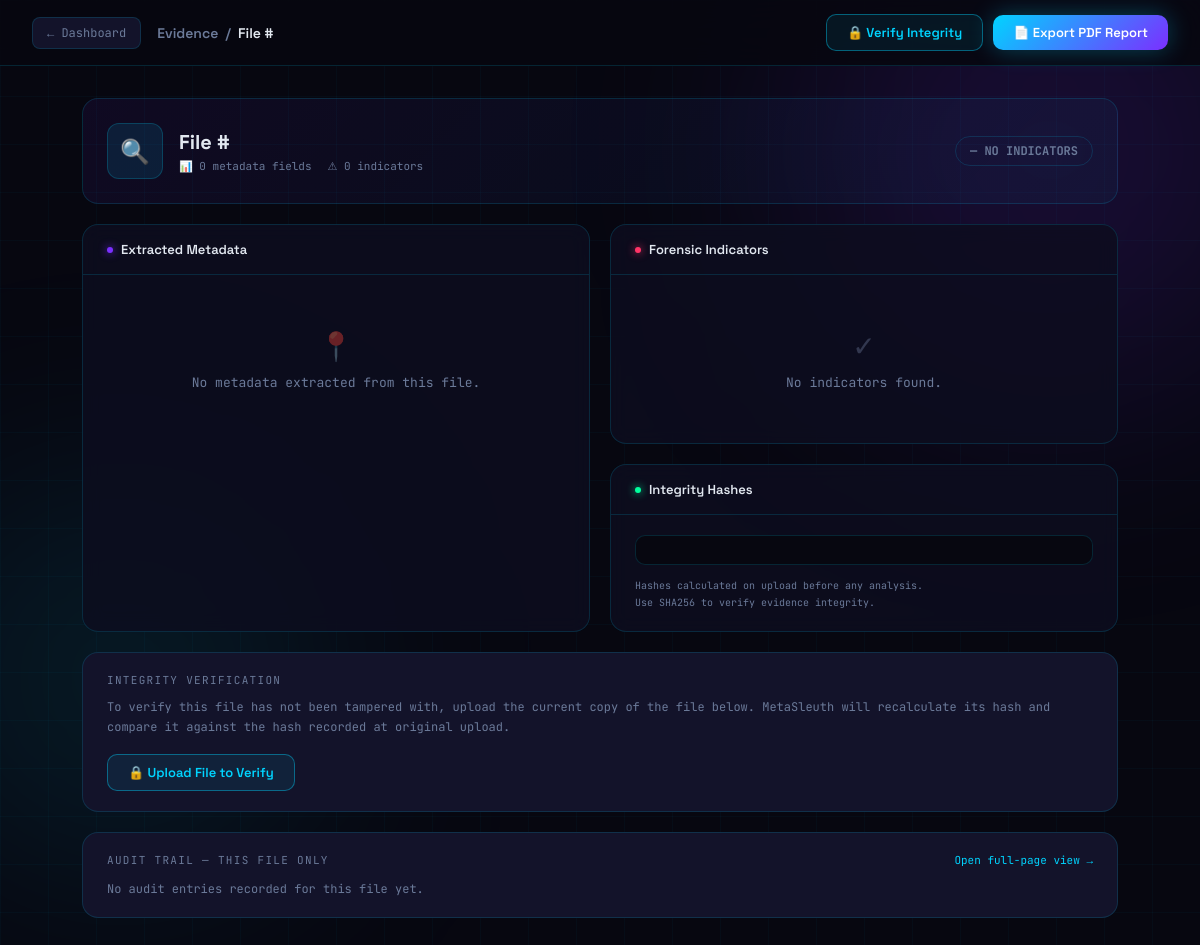
Before: /file/23 with the older database file.
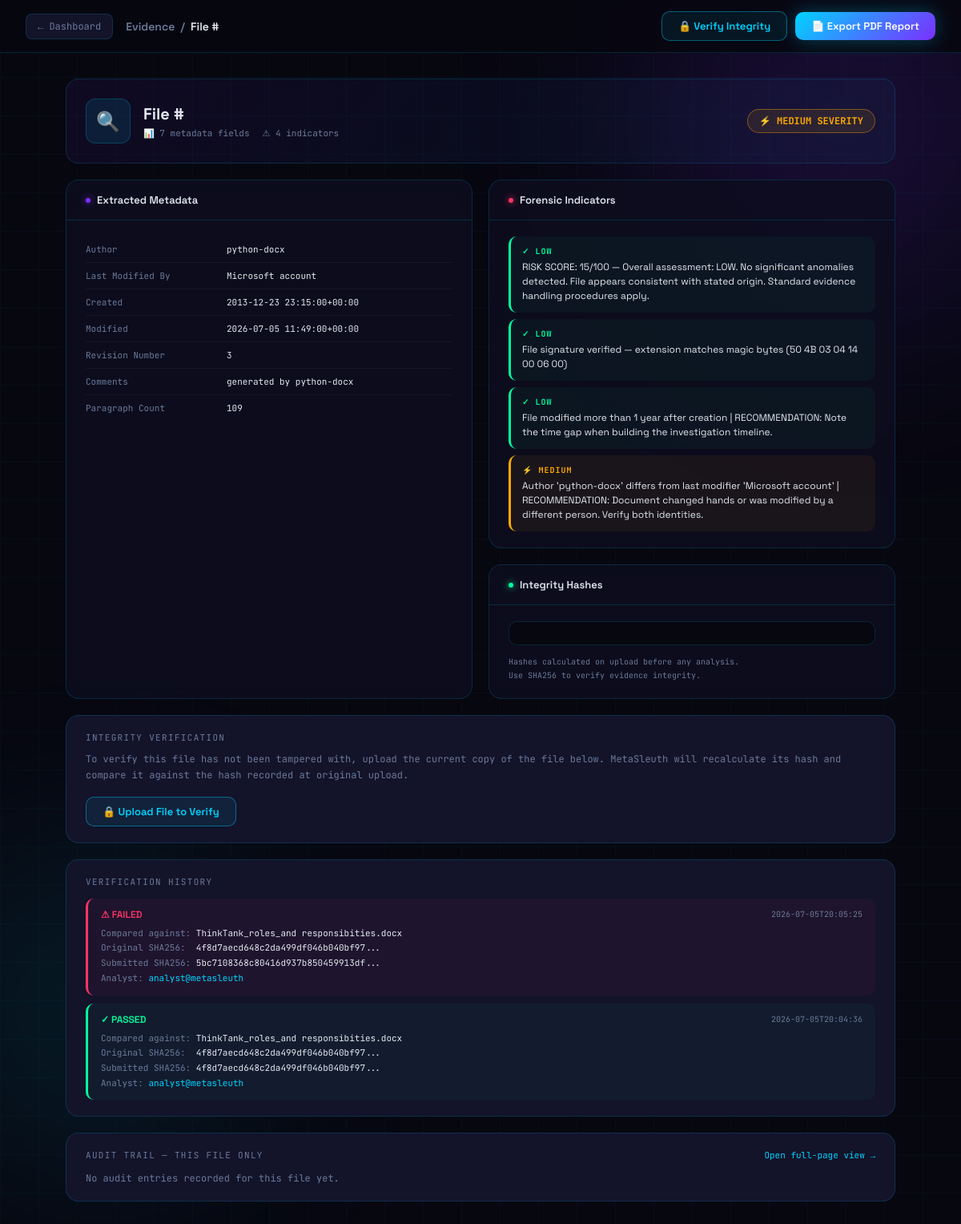
After: the same page with the newer database file.
### tables this page shows
CREATE TABLE metadata (
            id      INTEGER PRIMARY KEY AUTOINCREMENT,
            file_id INTEGER NOT NULL,
            key     TEXT NOT NULL,
            value   TEXT,
            FOREIGN KEY (file_id) REFERENCES files(id)
        );

CREATE TABLE indicators (
            id          INTEGER PRIMARY KEY AUTOINCREMENT,
            file_id     INTEGER NOT NULL,
            severity    TEXT NOT NULL,
            description TEXT NOT NULL,
            FOREIGN KEY (file_id) REFERENCES files(id)
        );

CREATE TABLE verifications (
            id                INTEGER PRIMARY KEY AUTOINCREMENT,
            file_id           INTEGER NOT NULL,
            verified_at       TEXT NOT NULL,
            compared_filename TEXT NOT NULL,
            original_sha256   TEXT NOT NULL,
            submitted_sha256  TEXT NOT NULL,
            result            TEXT NOT NULL,
            analyst           TEXT, stored_filename TEXT,
            FOREIGN KEY (file_id) REFERENCES files(id)
        );

### app.py (the view)
@app.route('/file/<int:file_id>')
def file_detail(file_id):
    metadata      = get_file_metadata(file_id)
    indicators    = get_file_indicators(file_id)
    verifications = get_verifications(file_id)
    audit_entries = get_audit_log(file_id=file_id)  # THIS file's trail only
    gps_lat, gps_lon = None, None
    for row in metadata:
        if row['key'] == 'GPS Coordinates':
            try:
                lat_str, lon_str = row['value'].split(',')
                gps_lat = float(lat_str.strip())
                gps_lon = float(lon_str.strip())
            except (ValueError, AttributeError):
                pass  # malformed GPS text shouldn't break the whole page
            break
    return render_template('file_detail.html',
                           file_id       = file_id,
                           metadata      = metadata,
                           indicators    = indicators,
                           verifications = verifications,
                           audit_entries = audit_entries,
                           gps_lat       = gps_lat,
                           gps_lon       = gps_lon)

### database/db.py (called while the page is built)
def get_connection():
    conn = sqlite3.connect(DATABASE)
    conn.row_factory = sqlite3.Row
    return conn

def get_file_metadata(file_id):
    conn = get_connection()
    cursor = conn.cursor()
    cursor.execute('SELECT key, value FROM metadata WHERE file_id = ?', (file_id,))
    rows = cursor.fetchall()
    conn.close()
    return rows

def get_file_indicators(file_id):
    conn = get_connection()
    cursor = conn.cursor()
    cursor.execute('SELECT severity, description FROM indicators WHERE file_id = ?', (file_id,))
    rows = cursor.fetchall()
    conn.close()
    return rows

def get_verifications(file_id):
    conn = get_connection()
    cursor = conn.cursor()
    cursor.execute('''
        SELECT * FROM verifications
        WHERE file_id = ?
        ORDER BY verified_at DESC
    ''', (file_id,))
    rows = cursor.fetchall()
    conn.close()
    return [dict(r) for r in rows]

def get_audit_log(file_id=None, limit=None):
    conn = get_connection()
    cursor = conn.cursor()
    query  = 'SELECT * FROM audit_log'
    params = []
    if file_id is not None:
        query += ' WHERE file_id = ?'
        params.append(file_id)
    query += ' ORDER BY timestamp DESC'
    if limit is not None:
        query += ' LIMIT ?'
        params.append(limit)
    cursor.execute(query, params)
    rows = cursor.fetchall()
    conn.close()
    return rows

### templates/file_detail.html (shortened to what this page needs)
<!DOCTYPE html>
<html lang="en">
<head>
</head>
<body>
    <div class="orb orb-a"></div>
    <div class="topbar">
        <div class="topbar-left">
            <a class="back-btn" href="/">&#8592; Dashboard</a>
            <div class="breadcrumb">
                Evidence &nbsp;/&nbsp; <span>File #{{ case_number }}</span>
            </div>
        </div>
        <div class="topbar-right">
            <button
                id="verify-btn"
                onclick="verifyIntegrity({{ file_id }})"
                style="display:inline-flex; align-items:center; gap:8px; padding:9px 20px; border:1px solid rgba(0,212,255,0.4); border-radius:10px; background:rgba(0,212,255,0.08); color:var(--cyan); font-size:13px; font-weight:600; cursor:pointer; font-family:var(--sans); transition:all 0.2s;"
                onmouseover="this.style.background='rgba(0,212,255,0.18)'"
                onmouseout="this.style.background='rgba(0,212,255,0.08)'"
            >
                &#128274; Verify Integrity
            </button>
            <a class="btn-primary" href="/report/{{ file_id }}">
                &#128196; Export PDF Report
            </a>
        </div>
    </div>
    <div class="page">
        <div class="file-header">
            <div class="file-header-icon">&#128269;</div>
            <div>
                <div class="file-header-name">File #{{ case_number }}</div>
                <div class="file-header-meta">
                    <span>&#128202; {{ metadata | length }} metadata fields</span>
                    <span>&#9888; {{ indicators | length }} indicators</span>
                </div>
            </div>
            {% set severities = indicators | map(attribute='severity') | list %}
            {% if 'HIGH' in severities %}
                <span class="sev-badge HIGH">&#9888; HIGH SEVERITY</span>
            {% elif 'MEDIUM' in severities %}
                <span class="sev-badge MEDIUM">&#9889; MEDIUM SEVERITY</span>
            {% elif 'LOW' in severities %}
                <span class="sev-badge LOW">&#10003; LOW SEVERITY</span>
            {% else %}
                <span class="sev-badge NONE">&mdash; NO INDICATORS</span>
            {% endif %}
        </div>
        <div class="two-col">
            <div class="panel">
                <div class="panel-head">
                    <div class="panel-title">
                        <span class="dot v"></span>
                        Extracted Metadata
                    </div>
                </div>
                <div class="panel-body">
                    {% if metadata %}
                        <div class="meta-table">
                            {% for row in metadata %}
                            <div class="meta-row">
                                <span class="meta-key">{{ row['key'] }}</span>
                                <span class="meta-val
                                ">
                                    {% if row['value'] and (row['value'].startswith('http://') or row['value'].startswith('https://')) %}
                                        <a href="{{ row['value'] }}" target="_blank" rel="noopener" style="color:inherit; text-decoration:underline; text-decoration-color:rgba(0,212,255,0.4);">{{ row['value'] }}</a>
                                    {% else %}
                                        {{ row['value'] }}
                                    {% endif %}
                                </span>
                            </div>
                            {% endfor %}
                        </div>
                    {% else %}
                        <div class="empty">
                            <div class="empty-icon">&#128205;</div>
                            No metadata extracted from this file.
                        </div>
                    {% endif %}
                </div>
            </div>
            <div style="display:flex; flex-direction:column; gap:20px;">
                <div class="panel">
                    <div class="panel-head">
                        <div class="panel-title">
                            <span class="dot a"></span>
                            Forensic Indicators
                        </div>
                    </div>
                    <div class="panel-body">
                        {% if indicators %}
                            <div class="ind-list">
                                {% for ind in indicators %}
                                <div class="ind-item {{ ind['severity'] }}">
                                    <div class="ind-sev {{ ind['severity'] }}">
                                        {% if ind['severity'] == 'HIGH' %}&#9888; HIGH
                                        {% elif ind['severity'] == 'MEDIUM' %}&#9889; MEDIUM
                                        {% else %}&#10003; LOW{% endif %}
                                    </div>
                                    <div class="ind-desc">{{ ind['description'] }}</div>
                                </div>
                                {% endfor %}
                            </div>
                        {% else %}
                            <div class="empty">
                                <div class="empty-icon">&#10003;</div>
                                No indicators found.
                            </div>
                        {% endif %}
                    </div>
                </div>
                <div class="panel">
                    <div class="panel-head">
                        <div class="panel-title">
                            <span class="dot o"></span>
                            Integrity Hashes
                        </div>
                    </div>
                    <div class="panel-body">
                        <div class="hash-block">
                        </div>
                        <div style="margin-top:12px; font-size:10px; font-family:var(--mono); color:var(--muted); line-height:1.7;">
                            Hashes calculated on upload before any analysis.<br>
                            Use SHA256 to verify evidence integrity.
                        </div>
                    </div>
                </div>
            </div>
        </div>
        <div style="padding:20px 24px; background:var(--surface); border:1px solid var(--border); border-radius:16px;">
            <div style="font-size:11px; font-family:var(--mono); color:var(--muted); text-transform:uppercase; letter-spacing:0.12em; margin-bottom:10px;">
                Integrity Verification
            </div>
            <div style="font-size:12px; font-family:var(--mono); color:var(--muted); margin-bottom:16px; line-height:1.7;">
                To verify this file has not been tampered with, upload the current copy of the file below.
                MetaSleuth will recalculate its hash and compare it against the hash recorded at original upload.
            </div>
            <button
                onclick="document.getElementById('reverify-input').click()"
                style="display:inline-flex; align-items:center; gap:8px; padding:9px 20px; border:1px solid rgba(0,212,255,0.4); border-radius:10px; background:rgba(0,212,255,0.08); color:var(--cyan); font-size:13px; font-weight:600; cursor:pointer; font-family:var(--sans); transition:all 0.2s;"
                onmouseover="this.style.background='rgba(0,212,255,0.18)'"
                onmouseout="this.style.background='rgba(0,212,255,0.08)'"
            >
                &#128274; Upload File to Verify
            </button>
        </div>
        {% if verifications %}
        <div style="padding:20px 24px; background:var(--surface); border:1px solid var(--border); border-radius:16px;">
            <div style="font-size:11px; font-family:var(--mono); color:var(--muted); text-transform:uppercase; letter-spacing:0.12em; margin-bottom:14px;">
                Verification History
            </div>
            <div style="display:flex; flex-direction:column; gap:10px;">
                {% for v in verifications %}
                <div style="padding:12px 16px; border-radius:10px; border-left:3px solid {{ 'var(--ok)' if v.result == 'PASSED' else 'var(--alert)' }}; background:{{ 'rgba(0,255,157,0.04)' if v.result == 'PASSED' else 'rgba(255,51,102,0.05)' }};">
                    <div style="display:flex; align-items:center; justify-content:space-between; margin-bottom:6px;">
                        <span style="font-size:12px; font-weight:600; color:{{ 'var(--ok)' if v.result == 'PASSED' else 'var(--alert)' }};">
                            {% if v.result == 'PASSED' %}&#10003; PASSED{% else %}&#9888; FAILED{% endif %}
                        </span>
                        <span style="font-size:10px; font-family:var(--mono); color:var(--muted);">
                            {{ v.verified_at[:19] }}
                        </span>
                    </div>
                    <div style="font-size:11px; font-family:var(--mono); color:var(--muted); line-height:1.7;">
                        Compared against: <span style="color:var(--text);">{{ v.compared_filename }}</span>
                        <br>
                        Original SHA256:&nbsp; <span style="color:var(--text);">{{ v.original_sha256[:32] }}...</span><br>
                        Submitted SHA256: <span style="color:var(--text);">{{ v.submitted_sha256[:32] }}...</span><br>
                        Analyst: <span style="color:var(--cyan);">{{ v.analyst }}</span>
                    </div>
                </div>
                {% endfor %}
            </div>
        </div>
        {% endif %}
        <div style="padding:20px 24px; background:var(--surface); border:1px solid var(--border); border-radius:16px;">
            <div style="display:flex; align-items:center; justify-content:space-between; margin-bottom:14px;">
                <div style="font-size:11px; font-family:var(--mono); color:var(--muted); text-transform:uppercase; letter-spacing:0.12em;">
                    Audit Trail &mdash; This File Only
                </div>
                <a href="/auditlog?file_id={{ file_id }}" style="font-size:11px; font-family:var(--mono); color:var(--cyan); text-decoration:none;">
                    Open full-page view &rarr;
                </a>
            </div>
            {% if audit_entries %}
                <div style="display:flex; flex-direction:column;">
                    <div style="display:grid; grid-template-columns:160px 90px 1fr 120px; gap:12px; padding-bottom:10px; font-size:9px; font-family:var(--mono); color:var(--muted); text-transform:uppercase; letter-spacing:.1em;">
                        <span>Timestamp</span>
                        <span>Action</span>
                        <span>Detail</span>
                        <span>Analyst</span>
                    </div>
                    {% for a in audit_entries %}
                    <div style="display:grid; grid-template-columns:160px 90px 1fr 120px; gap:12px; padding:9px 0; border-top:1px solid rgba(255,255,255,0.04); font-size:11px; font-family:var(--mono); align-items:center;">
                        <span style="color:var(--muted);">{{ a.timestamp[:19] if a.timestamp else '' }}</span>
                        <span style="color:var(--cyan); font-weight:600;">{{ a.action }}</span>
                        <span style="color:var(--text); overflow:hidden; text-overflow:ellipsis; white-space:nowrap;">{{ a.detail }}</span>
                        <span style="color:var(--muted);">{{ a.analyst }}</span>
                    </div>
                    {% endfor %}
                </div>
            {% else %}
                <div style="font-size:12px; font-family:var(--mono); color:var(--muted);">
                    No audit entries recorded for this file yet.
                </div>
            {% endif %}
        </div>
    </div>
</body>
</html>

Changed rows visible on the page:
added metadata: key "Author", value "python-docx"
added metadata: key "Last Modified By", value "Microsoft account"
added metadata: key "Created", value "2013-12-23 23:15:00+00:00"
added metadata: key "Modified", value "2026-07-05 11:49:00+00:00"
added metadata: key "Revision Number", value "3"
added metadata: key "Comments", value "generated by python-docx"
added metadata: key "Paragraph Count", value "109"
added indicators: severity "✓ LOW", description "RISK SCORE: 15/100 — Overall assessment: LOW. No significant anomalies detected. File appears consistent with stated origin. Standard evidence handling procedures apply."
added indicators: severity "✓ LOW", description "File signature verified — extension matches magic bytes (50 4B 03 04 14 00 06 00)"
added indicators: severity "✓ LOW", description "File modified more than 1 year after creation | RECOMMENDATION: Note the time gap when building the investigation timeline."
added indicators: severity "⚡ MEDIUM", description "Author 'python-docx' differs from last modifier 'Microsoft account' | RECOMMENDATION: Document changed hands or was modified by a different person. Verify both identities."
added verifications: result "⚠ FAILED", verified_at "2026-07-05T20:05:25", compared_filename "ThinkTank_roles_and responsibities.docx", original_sha256 "4f8d7aecd648c2da499df046b040bf97", submitted_sha256 "5bc7108368c80416d937b850459913df", analyst "analyst@metasleuth"
added verifications: result "✓ PASSED", verified_at "2026-07-05T20:04:36", compared_filename "ThinkTank_roles_and responsibities.docx", original_sha256 "4f8d7aecd648c2da499df046b040bf97", submitted_sha256 "4f8d7aecd648c2da499df046b040bf97", analyst "analyst@metasleuth"
Other visible differences:
{{ metadata | length }}: "0" → "7"
{{ indicators | length }}: "0" → "4"
text no longer shown: "— NO INDICATORS 📍 No metadata extracted from this file. ✓ No indicators found."
text now shown: "⚡ MEDIUM SEVERITY VERIFICATION HISTORY"
